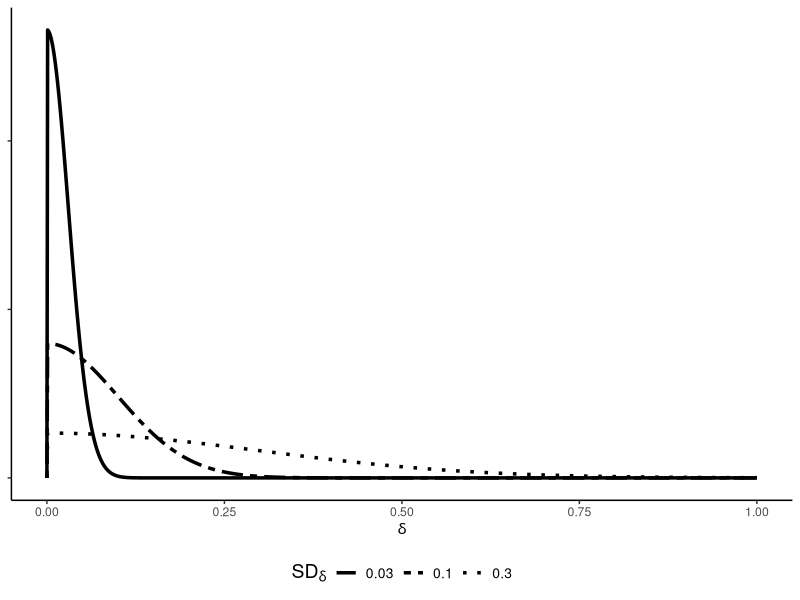
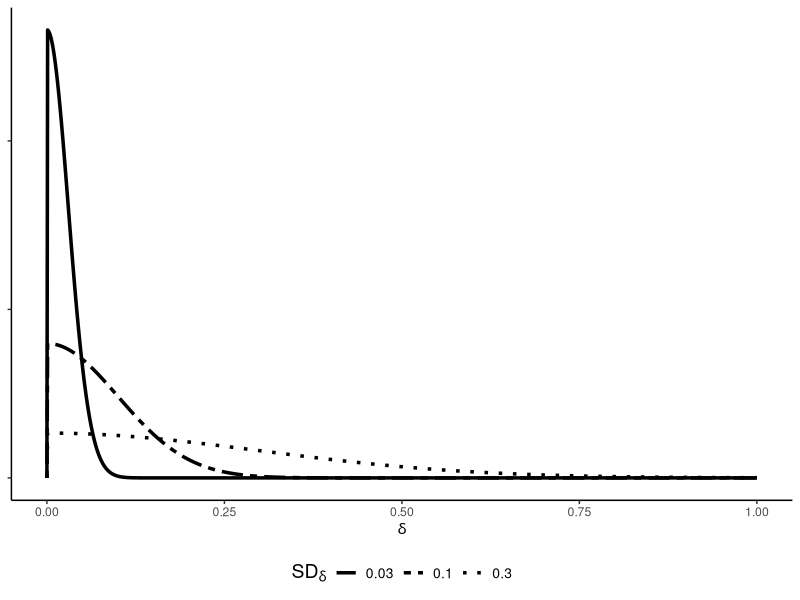

Write R code to recreate these figures, in order.

library(ggplot2)

#truncated normal density function
trunc_normal_density <- function(x, mean = 0, sd, lower_bound = 0) {
  adjustment <- pnorm(lower_bound, mean, sd, lower = TRUE)
  scale <- 1 / (1 - adjustment)
  density <- dnorm(x, mean, sd) * (x > lower_bound) * scale
  return(density)
}


x_values <- seq(0, 1, length.out = 1000)

density1 <- trunc_normal_density(x_values, sd = 0.3)
density2 <- trunc_normal_density(x_values, sd = 0.1)
density3 <- trunc_normal_density(x_values, sd = 0.03)
df <- data.frame(
  x = c(x_values, x_values, x_values),
  Density = c(density1, density2, density3),
  Distribution = factor(rep(c("0.3", "0.1", "0.03"), each = 1000))
)


ggplot(df, aes(x = x, y = Density, linetype = Distribution)) +
  geom_line(size = 1.2) +
  scale_linetype_manual(values = c("solid", "twodash", "dotted")) +  
  labs(x = expression(delta),
       linetype = bquote(SD[delta])) + 
  theme_classic() +
  theme(
        legend.position = "bottom",
        axis.text.y = element_blank(),
        axis.title.y = element_blank(),
        legend.text = element_text(size = 10),
        legend.title = element_text(size = 14)) 

ggsave("plots_tables/prior_sensitivity/distribution_plot.pdf", device = cairo_pdf(), width = 12, height = 10)
